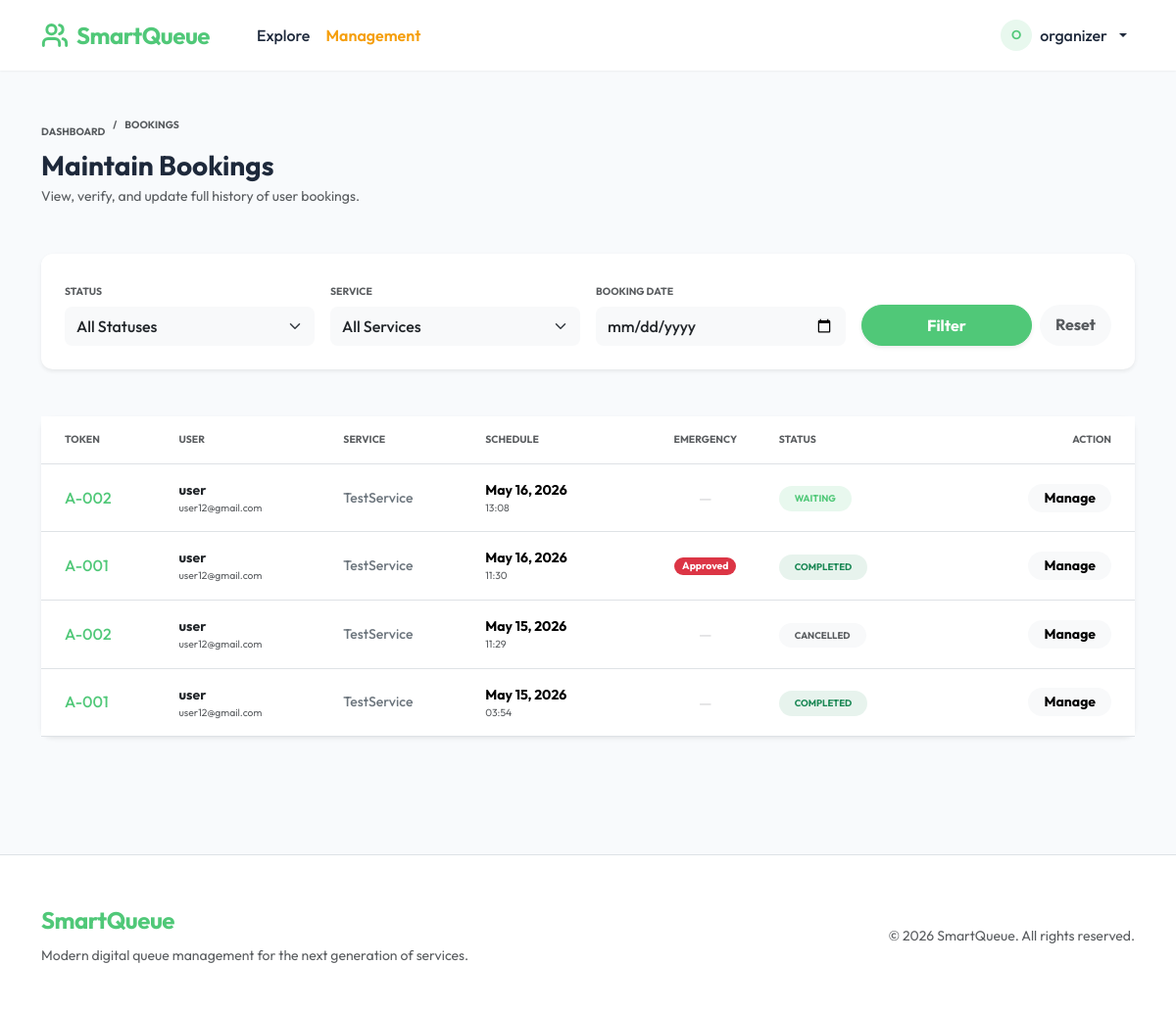
Before: /organizer/test/bookings/ (signed in) with the older database file.
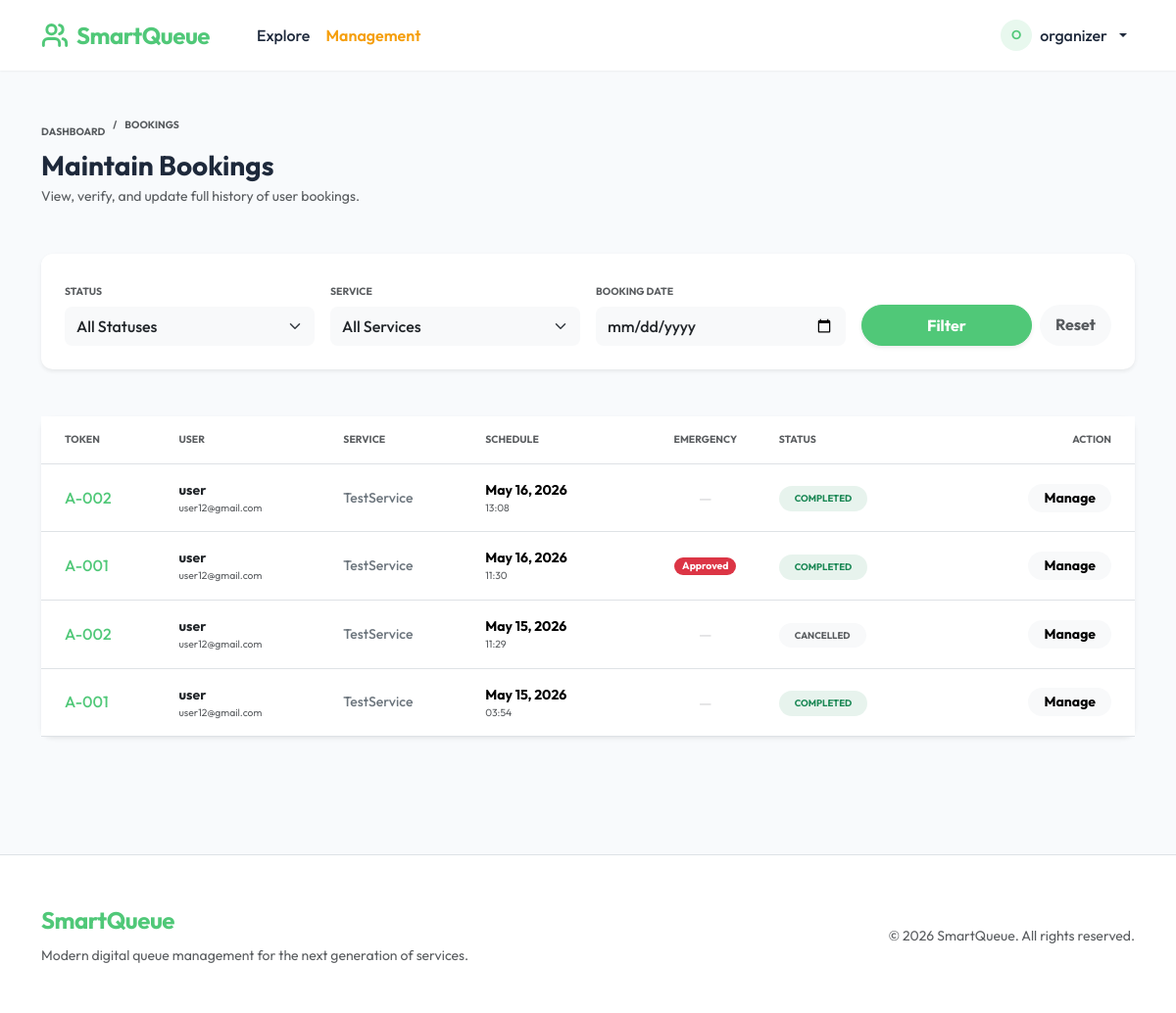
After: the same page with the newer database file.
### apps/queue/models.py (models this page shows, shortened)
class Token(models.Model):
    STATUS_WAITING = 'waiting'
    STATUS_CALLED = 'called'
    STATUS_SERVING = 'serving'
    STATUS_COMPLETED = 'completed'
    STATUS_CANCELLED = 'cancelled'
    STATUS_CHOICES = [
        (STATUS_WAITING, 'Waiting'),
        (STATUS_CALLED, 'Called'),
        (STATUS_SERVING, 'Serving'),
        (STATUS_COMPLETED, 'Completed'),
        (STATUS_CANCELLED, 'Cancelled'),
    ]
    token_number = models.CharField(max_length=20)
    service = models.ForeignKey('organizations.Service', on_delete=models.CASCADE, related_name='tokens')
    user = models.ForeignKey(settings.AUTH_USER_MODEL, on_delete=models.CASCADE, related_name='tokens')
    organization = models.ForeignKey(
        'organizations.Organization',
        on_delete=models.CASCADE,
        related_name='tokens',
    )
    status = models.CharField(max_length=20, choices=STATUS_CHOICES, default=STATUS_WAITING)
    created_at = models.DateTimeField(auto_now_add=True)
    estimated_time = models.DateTimeField(null=True, blank=True)
    called_at = models.DateTimeField(null=True, blank=True)
    completed_at = models.DateTimeField(null=True, blank=True)
    is_emergency = models.BooleanField(default=False)
    emergency_reason = models.TextField(blank=True)
    emergency_document = models.FileField(upload_to='emergency_docs/', blank=True, null=True)
    emergency_approved = models.BooleanField(default=False)
    booking_date = models.DateField()
    archived = models.BooleanField(default=False)
    class Meta:
        ordering = ['created_at']
        constraints = [
            models.UniqueConstraint(
                fields=['service', 'token_number', 'booking_date'],
                name='uniq_token_number_per_service_day',
            ),
        ]

### apps/organizations/models.py (models this page shows, shortened)
class Service(models.Model):
    organization = models.ForeignKey(Organization, on_delete=models.CASCADE, related_name='services')
    name = models.CharField(max_length=200)
    avg_service_time = models.IntegerField(default=10, help_text='Minutes per person')
    token_prefix = models.CharField(max_length=5, default='A')
    is_active = models.BooleanField(default=True)
    created_at = models.DateTimeField(auto_now_add=True)
    class Meta:
        ordering = ['name']

### apps/organizations/organizer_views.py (the view)
# urls.py: path('organizer/<slug:slug>/bookings/', organizer_views.OrganizerBookingListView.as_view(), name='organizer_booking_list'),
class OrganizerBookingListView(OrganizerRequiredMixin, ListView):
    model = Token
    template_name = 'organizations/organizer/booking_list.html'
    context_object_name = 'tokens'
    paginate_by = 20
    def get_queryset(self):
        org_slug = self.kwargs.get('slug')
        organization = get_object_or_404(Organization, slug=org_slug)
        queryset = Token.objects.filter(organization=organization).select_related('service', 'user').order_by('-booking_date', '-created_at')
        status = self.request.GET.get('status')
        if status:
            queryset = queryset.filter(status=status)
        date = self.request.GET.get('date')
        if date:
            queryset = queryset.filter(booking_date=date)
        service_id = self.request.GET.get('service')
        if service_id:
            queryset = queryset.filter(service_id=service_id)
        return queryset
    def get_context_data(self, **kwargs):
        context = super().get_context_data(**kwargs)
        org_slug = self.kwargs.get('slug')
        organization = get_object_or_404(Organization, slug=org_slug)
        context['organization'] = organization
        context['services'] = organization.services.all()
        context['status_choices'] = Token.STATUS_CHOICES
        return context

### apps/organizations/organizer_views.py (called while the page is built)
    def test_func(self):
        org_slug = self.kwargs.get('slug') or self.kwargs.get('org_slug')
        if not org_slug:
            service_id = self.kwargs.get('service_id')
            if service_id:
                service = get_object_or_404(Service, pk=service_id)
                organization = service.organization
            else:
                return False
        else:
            organization = get_object_or_404(Organization, slug=org_slug)
        return self.request.user.is_staff or organization.organizers.filter(pk=self.request.user.pk).exists()

### apps/templates/organizations/organizer/booking_list.html (shortened to what the changed rows need)
{% extends "base.html" %}
{% block content %}
<div class="row align-items-center mb-5">
    <div class="col">
        <h1 class="h3 fw-bold mb-1">Maintain Bookings</h1>
    </div>
</div>
<div class="card border-0 shadow-sm mb-4" style="border-radius: 20px;">
    <div class="card-body p-0">
        <div class="table-responsive">
            <table class="table table-hover align-middle mb-0">
                <thead class="bg-light">
                    <tr>
                        <th class="ps-4 py-3 text-muted x-small fw-bold text-uppercase">Token</th>
                        <th class="py-3 text-muted x-small fw-bold text-uppercase">User</th>
                        <th class="py-3 text-muted x-small fw-bold text-uppercase">Service</th>
                        <th class="py-3 text-muted x-small fw-bold text-uppercase">Schedule</th>
                        <th class="py-3 text-muted x-small fw-bold text-uppercase text-center">Emergency</th>
                        <th class="py-3 text-muted x-small fw-bold text-uppercase">Status</th>
                        <th class="pe-4 py-3 text-muted x-small fw-bold text-uppercase text-end">Action</th>
                    </tr>
                </thead>
                <tbody>
                    {% for token in tokens %}
                    <tr>
                        <td class="ps-4 py-3 fw-extrabold text-primary h6 mb-0">{{ token.token_number }}</td>
                        <td class="py-3">
                            <div class="fw-bold text-dark small">{{ token.user.username }}</div>
                            <div class="x-small text-muted">{{ token.user.email|truncatechars:20 }}</div>
                        </td>
                        <td class="py-3 small fw-medium text-secondary">{{ token.service.name }}</td>
                        <td class="py-3">
                            <div class="small fw-bold">{{ token.booking_date|date:"M d, Y" }}</div>
                            <div class="x-small text-muted">{{ token.created_at|date:"H:i" }}</div>
                        </td>
                        <td class="py-3 text-center">
                            {% if token.is_emergency %}
                                <div class="d-flex flex-column align-items-center gap-1">
                                    {% if token.emergency_approved %}
                                        <span class="badge bg-danger rounded-pill px-2 py-1 x-small fw-bold">Approved</span>
                                    {% else %}
                                        <span class="badge bg-danger bg-opacity-10 text-danger rounded-pill px-2 py-1 x-small fw-bold">Pending</span>
                                    {% endif %}
                                    {% if token.emergency_document %}
                                        <a href="{{ token.emergency_document.url }}" target="_blank" class="d-block mt-1">
                                            <img src="{{ token.emergency_document.url }}" class="rounded border shadow-sm" style="width: 32px; height: 32px; object-fit: cover;">
                                        </a>
                                    {% endif %}
                                </div>
                            {% else %}
                                <span class="text-muted opacity-25">—</span>
                            {% endif %}
                        </td>
                        <td class="py-3">
                            {% if token.status == 'waiting' %}
                                <span class="badge bg-primary-light text-primary px-3 py-2 rounded-pill fw-bold" style="font-size: 0.6rem;">WAITING</span>
                            {% elif token.status == 'serving' %}
                                <span class="badge bg-info bg-opacity-10 text-info px-3 py-2 rounded-pill fw-bold" style="font-size: 0.6rem;">SERVING</span>
                            {% elif token.status == 'completed' %}
                                <span class="badge bg-success bg-opacity-10 text-success px-3 py-2 rounded-pill fw-bold" style="font-size: 0.6rem;">COMPLETED</span>
                            {% elif token.status == 'called' %}
                                <span class="badge bg-warning bg-opacity-10 text-warning px-3 py-2 rounded-pill fw-bold" style="font-size: 0.6rem;">CALLED</span>
                            {% else %}
                                <span class="badge bg-light text-muted px-3 py-2 rounded-pill fw-bold" style="font-size: 0.6rem;">CANCELLED</span>
                            {% endif %}
                        </td>
                        <td class="pe-4 py-3 text-end">
                            <div class="dropdown">
                                <button class="btn btn-sm btn-light rounded-pill px-3 fw-bold border-0" type="button" data-bs-toggle="dropdown" data-bs-boundary="viewport">
                                    Manage
                                </button>
                            </div>
                        </td>
                    </tr>
                    {% empty %}
                    <tr>
                        <td colspan="7" class="text-center py-5 text-muted small">
                            No bookings found matching your criteria.
                        </td>
                    </tr>
                    {% endfor %}
                </tbody>
            </table>
        </div>
    </div>
</div>
{% endblock %}

Changed rows visible on the page:
changed Token (number 1 of 4 on the later page): status "WAITING" → "COMPLETED"
